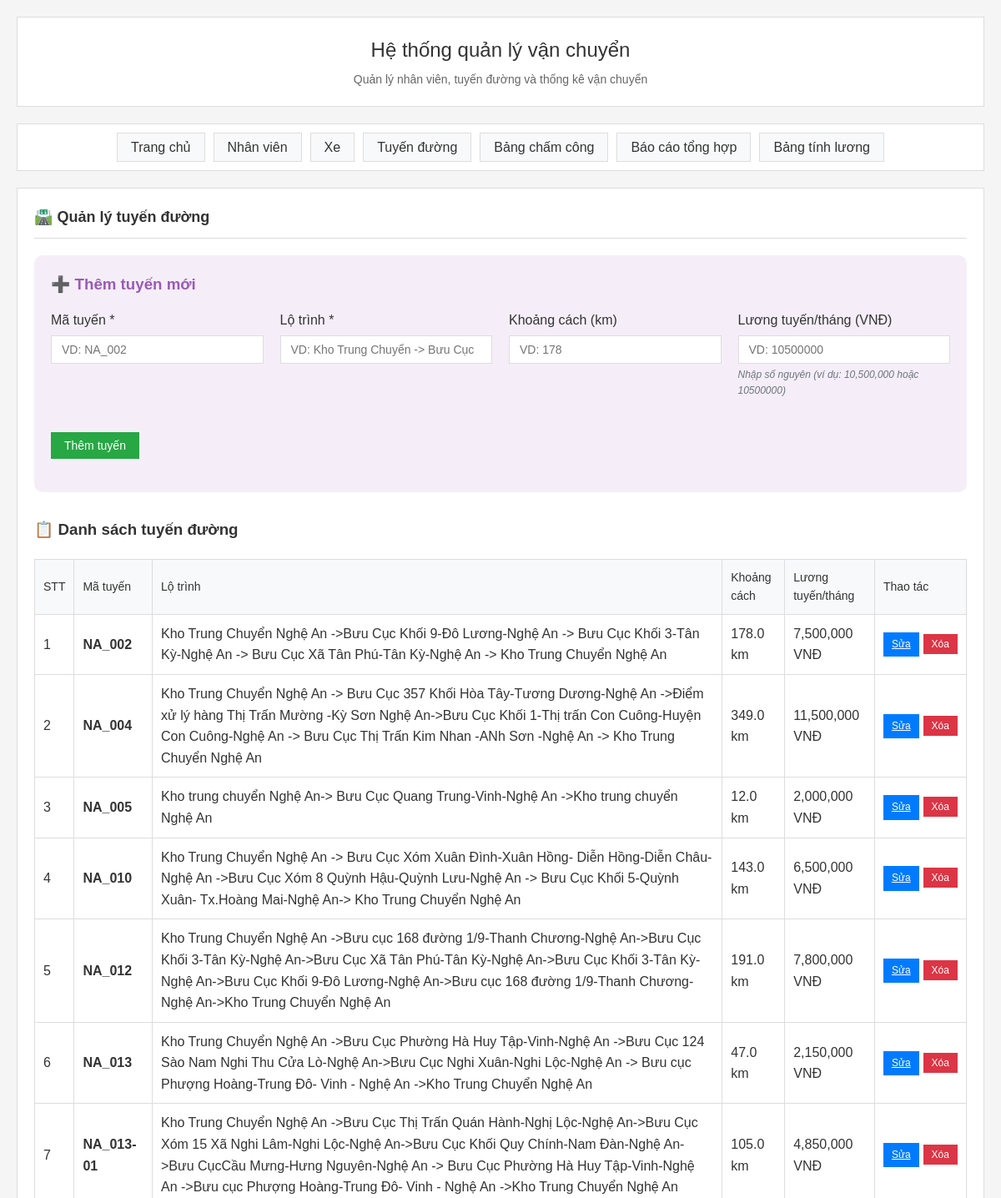
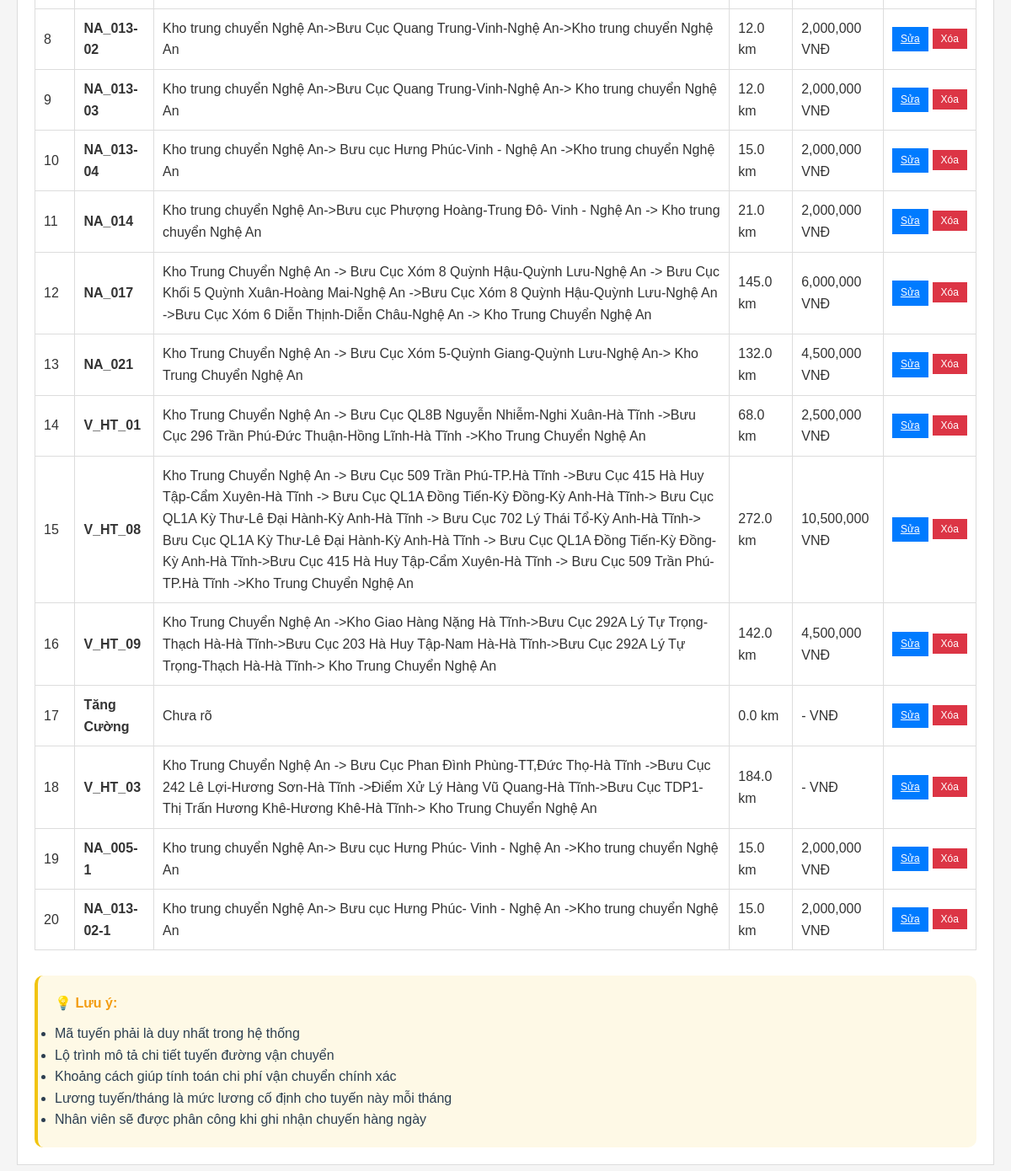
/routes, run on the app's committed database (2 pictures, top to bottom).
### main.py (models this page shows)
class Route(Base):
    __tablename__ = "routes"
    id = Column(Integer, primary_key=True, index=True)
    route_code = Column(String, nullable=False)  # NA_002, NA_004, etc.
    route_name = Column(String, nullable=False)
    distance = Column(Float)  # KM/Chuyến
    unit_price = Column(Float)  # Đơn giá
    monthly_salary = Column(Float)  # Lương tuyến/tháng
    vehicle_id = Column(Integer, ForeignKey("vehicles.id"), nullable=True)
    is_active = Column(Integer, default=1)
    status = Column(Integer, default=1)  # 1: Active, 0: Inactive
    created_at = Column(DateTime, default=datetime.utcnow)
    vehicle = relationship("Vehicle", back_populates="routes")
    daily_routes = relationship("DailyRoute", back_populates="route")

### main.py (the view)
@app.get("/routes", response_class=HTMLResponse)
async def routes_page(request: Request, db: Session = Depends(get_db)):
    routes = db.query(Route).filter(Route.is_active == 1, Route.status == 1).all()
    return templates.TemplateResponse("routes.html", {
        "request": request,
        "routes": routes
    })

### templates/routes.html (shortened to what this page needs)
{% extends "base.html" %}
{% block content %}
<h2>🛣️ Quản lý tuyến đường</h2>
<div style="background: rgba(155, 89, 182, 0.1); padding: 20px; border-radius: 10px; margin-bottom: 30px;">
    <h3 style="color: #9b59b6; margin-bottom: 15px;">➕ Thêm tuyến mới</h3>
    <form method="post" action="/routes/add" style="display: grid; grid-template-columns: repeat(auto-fit, minmax(250px, 1fr)); gap: 20px;">
        <div class="form-group">
            <label for="route_code">Mã tuyến *</label>
            <input type="text" id="route_code" name="route_code" required placeholder="VD: NA_002">
        </div>
        <div class="form-group">
            <label for="route_name">Lộ trình *</label>
            <input type="text" id="route_name" name="route_name" required placeholder="VD: Kho Trung Chuyển -> Bưu Cục">
        </div>
        <div class="form-group">
            <label for="distance">Khoảng cách (km)</label>
            <input type="number" id="distance" name="distance" step="0.1" placeholder="VD: 178">
        </div>
        <div class="form-group">
            <label for="monthly_salary">Lương tuyến/tháng (VNĐ)</label>
            <input type="number" id="monthly_salary" name="monthly_salary" min="0" placeholder="VD: 10500000"
                   oninput="formatNumberInput(this)" onblur="validateIntegerInput(this)">
            <small class="form-help">Nhập số nguyên (ví dụ: 10,500,000 hoặc 10500000)</small>
        </div>
        <div class="form-group" style="display: flex; align-items: end;">
            <button type="submit" class="btn btn-success">Thêm tuyến</button>
        </div>
    </form>
</div>
<h3>📋 Danh sách tuyến đường</h3>
{% if routes %}
<table class="table">
    <thead>
        <tr>
            <th>STT</th>
            <th>Mã tuyến</th>
            <th>Lộ trình</th>
            <th>Khoảng cách</th>
            <th>Lương tuyến/tháng</th>
            <th>Thao tác</th>
        </tr>
    </thead>
    <tbody>
        {% for route in routes %}
        <tr>
            <td>{{ loop.index }}</td>
            <td><strong>{{ route.route_code }}</strong></td>
            <td>{{ route.route_name }}</td>
            <td>{{ route.distance }} km</td>
            <td class="number">{{ "{:,.0f}".format(route.monthly_salary) if route.monthly_salary else "-" }} VNĐ</td>
            <td>
                <div style="display: flex; gap: 5px;">
                    <a href="/routes/edit/{{ route.id }}" class="btn btn-sm btn-primary" style="padding: 5px 10px; font-size: 12px;">Sửa</a>
                    <form method="post" action="/routes/delete/{{ route.id }}" style="display: inline;" onsubmit="return confirm('Bạn có chắc chắn muốn xóa tuyến này?')">
                        <button type="submit" class="btn btn-sm btn-danger" style="padding: 5px 10px; font-size: 12px;">Xóa</button>
                    </form>
                </div>
            </td>
        </tr>
        {% endfor %}
    </tbody>
</table>
{% else %}
<div style="text-align: center; padding: 40px; color: #7f8c8d;">
    <h3>🛣️ Chưa có tuyến nào</h3>
    <p>Hãy thêm tuyến đầu tiên bằng form bên trên</p>
</div>
{% endif %}
<div style="margin-top: 30px; padding: 20px; background: rgba(241, 196, 15, 0.1); border-radius: 10px; border-left: 4px solid #f1c40f;">
    <h4 style="color: #f39c12; margin-bottom: 10px;">💡 Lưu ý:</h4>
    <ul style="color: #2c3e50; line-height: 1.6;">
        <li>Mã tuyến phải là duy nhất trong hệ thống</li>
        <li>Lộ trình mô tả chi tiết tuyến đường vận chuyển</li>
        <li>Khoảng cách giúp tính toán chi phí vận chuyển chính xác</li>
        <li>Lương tuyến/tháng là mức lương cố định cho tuyến này mỗi tháng</li>
        <li>Nhân viên sẽ được phân công khi ghi nhận chuyến hàng ngày</li>
    </ul>
</div>
{% endblock %}

### static/style.css (style rules this page uses)
* { margin: 0; padding: 0; box-sizing: border-box; }
body { font-family: Arial, sans-serif; background-color: #f5f5f5; color: #333; line-height: 1.6; }
.content h2 { color: #333; margin-bottom: 20px; font-size: 18px; border-bottom: 1px solid #ddd; padding-bottom: 10px; }
.form-group { margin-bottom: 20px; }
.form-group label { display: block; margin-bottom: 5px; font-weight: normal; color: #333; }
.form-group input, .form-group select { width: 100%; padding: 8px 12px; border: 1px solid #ddd; font-size: 14px; background: white; }
.form-help { display: block; font-size: 12px; color: #6c757d; margin-top: 4px; font-style: italic; }
.btn { background: #007bff; color: white; padding: 8px 16px; border: none; font-size: 14px; cursor: pointer; transition: background-color 0.2s; }
.btn-success { background: #28a745; }
.btn-danger { background: #dc3545; }
.table { width: 100%; border-collapse: collapse; margin-top: 20px; background: white; border: 1px solid #ddd; }
.table th, .table td { padding: 10px; text-align: left; border-bottom: 1px solid #ddd; border-right: 1px solid #ddd; }
.table th { background: #f8f9fa; color: #333; font-weight: normal; font-size: 14px; }

### data on the page
Route: route_code "NA_002", route_name "Kho Trung Chuyển Nghệ An ->Bưu Cục Khối 9-Đô Lương-Nghệ An -> Bưu Cục Khối 3-Tân Kỳ-Nghệ An -> Bưu Cục Xã Tân Phú-Tân Kỳ-Nghệ An -> Kho Trung Chuyển Nghệ An", distance "178.0", monthly_salary "7,500,000"
Route: route_code "NA_004", route_name "Kho Trung Chuyển Nghệ An -> Bưu Cục 357 Khối Hòa Tây-Tương Dương-Nghệ An ->Điểm xử lý hàng Thị Trấn Mường -Kỳ Sơn Nghệ An->Bưu Cục Khối 1-Thị trấn Con Cuông-Huyện Con Cuông-Nghệ An -> Bưu Cục Thị Trấn Kim Nhan -ANh Sơn -Nghệ An -> Kho Trung Chuyển Nghệ An", distance "349.0", monthly_salary "11,500,000"
Route: route_code "NA_005", route_name "Kho trung chuyển Nghệ An-> Bưu Cục Quang Trung-Vinh-Nghệ An ->Kho trung chuyển Nghệ An", distance "12.0", monthly_salary "2,000,000"
Route: route_code "NA_010", route_name "Kho Trung Chuyển Nghệ An -> Bưu Cục Xóm Xuân Đình-Xuân Hồng- Diễn Hồng-Diễn Châu-Nghệ An ->Bưu Cục Xóm 8 Quỳnh Hậu-Quỳnh Lưu-Nghệ An -> Bưu Cục Khối 5-Quỳnh Xuân- Tx.Hoàng Mai-Nghệ An-> Kho Trung Chuyển Nghệ An", distance "143.0", monthly_salary "6,500,000"
Route: route_code "NA_012", route_name "Kho Trung Chuyển Nghệ An ->Bưu cục 168 đường 1/9-Thanh Chương-Nghệ An->Bưu Cục Khối 3-Tân Kỳ-Nghệ An->Bưu Cục Xã Tân Phú-Tân Kỳ-Nghệ An->Bưu Cục Khối 3-Tân Kỳ-Nghệ An->Bưu Cục Khối 9-Đô Lương-Nghệ An->Bưu cục 168 đường 1/9-Thanh Chương-Nghệ An->Kho Trung Chuyển Nghệ An", distance "191.0", monthly_salary "7,800,000"
Route: route_code "NA_013", route_name "Kho Trung Chuyển Nghệ An ->Bưu Cục Phường Hà Huy Tập-Vinh-Nghệ An ->Bưu Cục 124 Sào Nam Nghi Thu Cửa Lò-Nghệ An->Bưu Cục Nghi Xuân-Nghi Lộc-Nghệ An -> Bưu cục Phượng Hoàng-Trung Đô- Vinh - Nghệ An ->Kho Trung Chuyển Nghệ An", distance "47.0", monthly_salary "2,150,000"
Route: route_code "NA_013-01", route_name "Kho Trung Chuyển Nghệ An ->Bưu Cục Thị Trấn Quán Hành-Nghị Lộc-Nghệ An->Bưu Cục Xóm 15 Xã Nghi Lâm-Nghi Lộc-Nghệ An->Bưu Cục Khối Quy Chính-Nam Đàn-Nghệ An->Bưu CụcCầu Mưng-Hưng Nguyên-Nghệ An -> Bưu Cục Phường Hà Huy Tập-Vinh-Nghệ An ->Bưu cục Phượng Hoàng-Trung Đô- Vinh - Nghệ An ->Kho Trung Chuyển Nghệ An", distance "105.0", monthly_salary "4,850,000"
Route: route_code "NA_013-02", route_name "Kho trung chuyển Nghệ An->Bưu Cục Quang Trung-Vinh-Nghệ An->Kho trung chuyển Nghệ An", distance "12.0", monthly_salary "2,000,000"
Route: route_code "NA_013-03", route_name "Kho trung chuyển Nghệ An->Bưu Cục Quang Trung-Vinh-Nghệ An-> Kho trung chuyển Nghệ An", distance "12.0", monthly_salary "2,000,000"
Route: route_code "NA_013-04", route_name "Kho trung chuyển Nghệ An-> Bưu cục Hưng Phúc-Vinh - Nghệ An ->Kho trung chuyển Nghệ An", distance "15.0", monthly_salary "2,000,000"
Route: route_code "NA_014", route_name "Kho trung chuyển Nghệ An->Bưu cục Phượng Hoàng-Trung Đô- Vinh - Nghệ An -> Kho trung chuyển Nghệ An", distance "21.0", monthly_salary "2,000,000"
Route: route_code "NA_017", route_name "Kho Trung Chuyển Nghệ An -> Bưu Cục Xóm 8 Quỳnh Hậu-Quỳnh Lưu-Nghệ An -> Bưu Cục Khối 5 Quỳnh Xuân-Hoàng Mai-Nghệ An ->Bưu Cục Xóm 8 Quỳnh Hậu-Quỳnh Lưu-Nghệ An ->Bưu Cục Xóm 6 Diễn Thịnh-Diễn Châu-Nghệ An -> Kho Trung Chuyển Nghệ An", distance "145.0", monthly_salary "6,000,000"
Route: route_code "NA_021", route_name "Kho Trung Chuyển Nghệ An -> Bưu Cục Xóm 5-Quỳnh Giang-Quỳnh Lưu-Nghệ An-> Kho Trung Chuyển Nghệ An", distance "132.0", monthly_salary "4,500,000"
Route: route_code "V_HT_01", route_name "Kho Trung Chuyển Nghệ An -> Bưu Cục QL8B Nguyễn Nhiễm-Nghi Xuân-Hà Tĩnh ->Bưu Cục 296 Trần Phú-Đức Thuận-Hồng Lĩnh-Hà Tĩnh ->Kho Trung Chuyển Nghệ An", distance "68.0", monthly_salary "2,500,000"
Route: route_code "V_HT_08", route_name "Kho Trung Chuyển Nghệ An -> Bưu Cục 509 Trần Phú-TP.Hà Tĩnh ->Bưu Cục 415 Hà Huy Tập-Cẩm Xuyên-Hà Tĩnh -> Bưu Cục QL1A Đồng Tiến-Kỳ Đồng-Kỳ Anh-Hà Tĩnh-> Bưu Cục QL1A Kỳ Thư-Lê Đại Hành-Kỳ Anh-Hà Tĩnh -> Bưu Cục 702 Lý Thái Tổ-Kỳ Anh-Hà Tĩnh-> Bưu Cục QL1A Kỳ Thư-Lê Đại Hành-Kỳ Anh-Hà Tĩnh -> Bưu Cục QL1A Đồng Tiến-Kỳ Đồng-Kỳ Anh-Hà Tĩnh->Bưu Cục 415 Hà Huy Tập-Cẩm Xuyên-Hà Tĩnh -> Bưu Cục 509 Trần Phú-TP.Hà Tĩnh ->Kho Trung Chuyển Nghệ An", distance "272.0", monthly_salary "10,500,000"
Route: route_code "V_HT_09", route_name "Kho Trung Chuyển Nghệ An ->Kho Giao Hàng Nặng Hà Tĩnh->Bưu Cục 292A Lý Tự Trọng-Thạch Hà-Hà Tĩnh->Bưu Cục 203 Hà Huy Tập-Nam Hà-Hà Tĩnh->Bưu Cục 292A Lý Tự Trọng-Thạch Hà-Hà Tĩnh-> Kho Trung Chuyển Nghệ An", distance "142.0", monthly_salary "4,500,000"
Route: route_code "Tăng Cường", route_name "Chưa rõ", distance "0.0", monthly_salary "-"
Route: route_code "V_HT_03", route_name "Kho Trung Chuyển Nghệ An -> Bưu Cục Phan Đình Phùng-TT,Đức Thọ-Hà Tĩnh ->Bưu Cục 242 Lê Lợi-Hương Sơn-Hà Tĩnh ->Điểm Xử Lý Hàng Vũ Quang-Hà Tĩnh->Bưu Cục TDP1-Thị Trấn Hương Khê-Hương Khê-Hà Tĩnh-> Kho Trung Chuyển Nghệ An", distance "184.0", monthly_salary "-"
Route: route_code "NA_005-1", route_name "Kho trung chuyển Nghệ An-> Bưu cục Hưng Phúc- Vinh - Nghệ An ->Kho trung chuyển Nghệ An", distance "15.0", monthly_salary "2,000,000"
Route: route_code "NA_013-02-1", route_name "Kho trung chuyển Nghệ An-> Bưu cục Hưng Phúc- Vinh - Nghệ An ->Kho trung chuyển Nghệ An", distance "15.0", monthly_salary "2,000,000"
